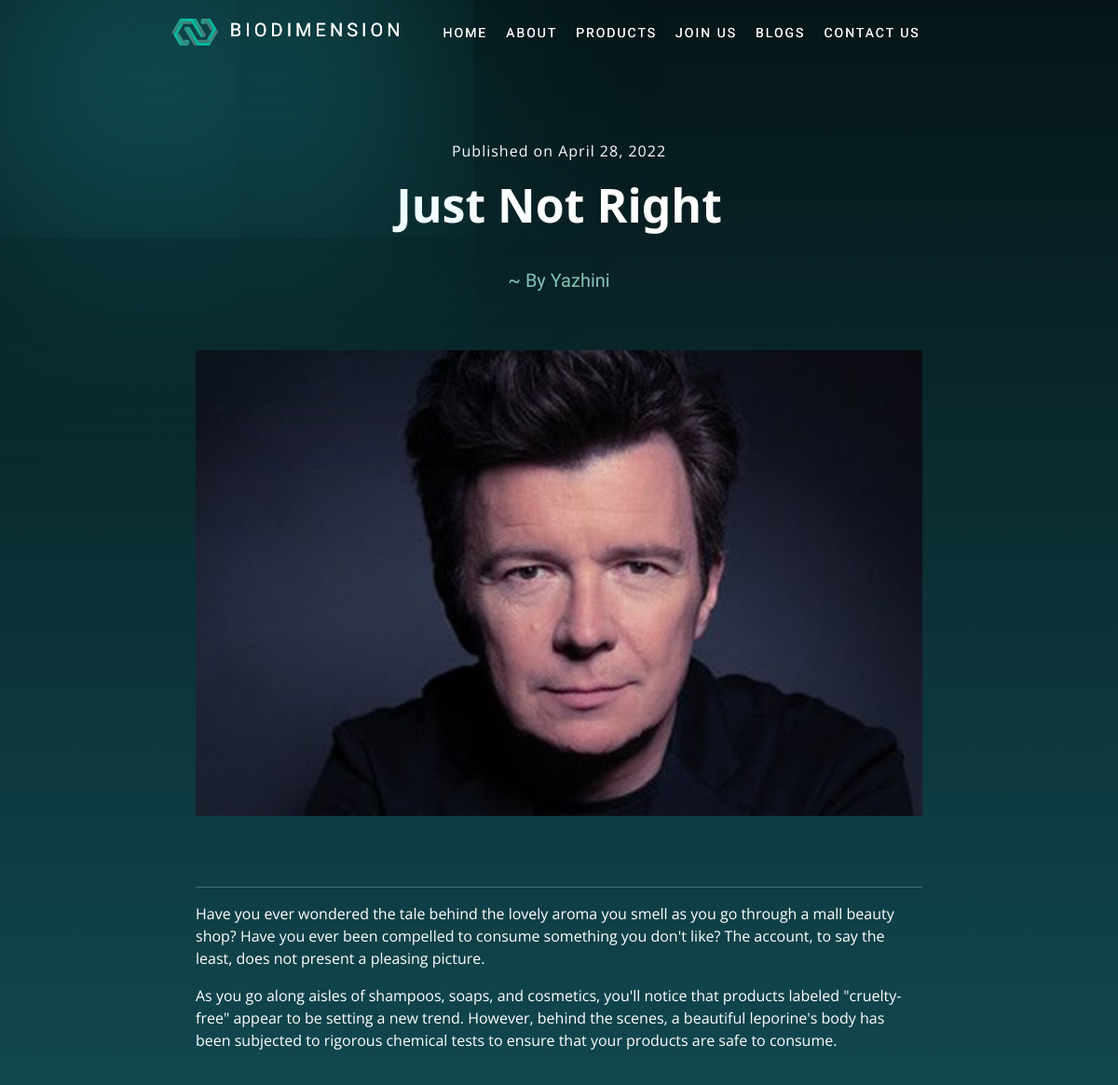
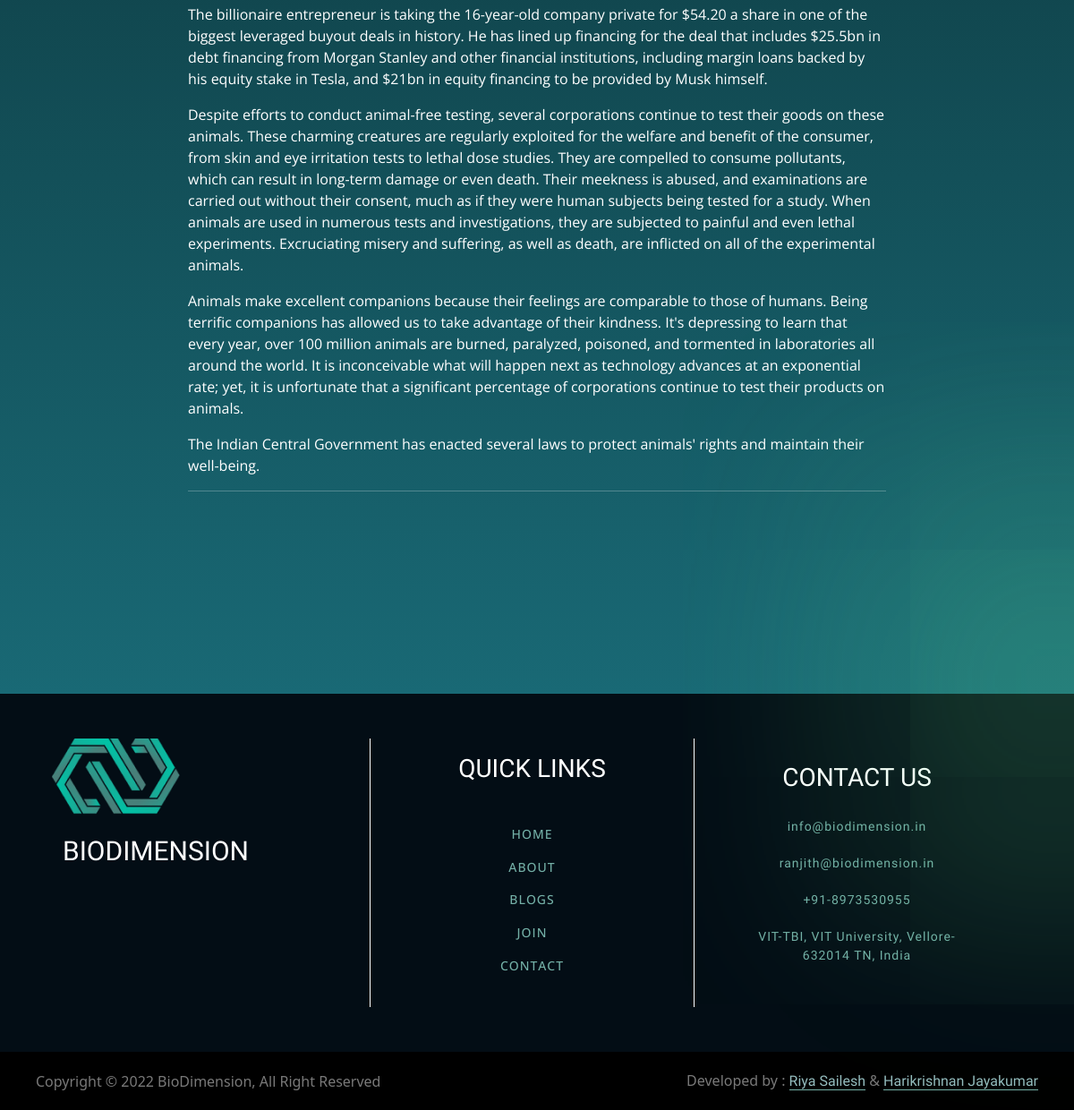
Page /blog/3 on the committed database (2 pictures, top to bottom).
### blogApp/models.py (models this page shows)
class Post(models.Model):
    post_id = models.AutoField(primary_key=True)
    title = models.CharField(max_length=200)
    tag = models.CharField(max_length=200, null=True)
    author = models.CharField(max_length=200, null=True)
    reading_time = models.DecimalField(
        max_digits=5, decimal_places=0, null=True)
    content = models.TextField()
    add_date = models.DateTimeField(auto_now_add=True, null=True)
    image = models.ImageField(upload_to='post/')
    def __str__(self):
        return self.title

### blogApp/views.py (the view)
# urls.py: path('blog/<slug:post_id>', views.post)
def post(request, post_id):
    post = Post.objects.get(post_id=post_id)
    data = {
        'post': post
    }
    print(post)
    return render(request, 'post.html', data)

### template/post.html (shortened to what this page needs)
{% extends 'base.html' %} {% load static %}
{%block content %} {% include 'nav.html' %}
<div class="post-container-main" style="margin-bottom: -24px">
  <p class="post-date">Published on {{post.add_date.date}}</p>
  <p class="post-heading">{{post.title}}</p>
  <p class="post-author">~ By {{post.author}}</p>
  <div class="post-img">
    <img
      style="width: 100%; height: 100%; object-fit: cover"
      src="/media/{{post.image}}"
    />
  </div>
  <div class="post-content">
    <hr />
    {{post.content | safe}}
    <hr />
  </div>
</div>
{%endblock%}

### bio/static/style.css (style rules this page uses)
* { margin: 0; padding: 0; box-sizing: border-box; scroll-behavior: smooth; user-select: none; }

### bio/static/posts.css (style rules this page uses)
.post-container-main { width: 100%; min-height: 100vh; background: linear-gradient(180deg, #051517 0%, #196975 100%); display: flex; flex-direction: column; align-items: center; justify-content: center; padding: 150px 0px; position: relative; }
.post-img { height: 500px; width: 65%; }
.post-content { margin: 60px 0px; color: white; width: 65%; font-size: 16px; font-family: "Open Sans", sans-serif; }
.post-date { letter-spacing: 1px; font-family: "Open Sans", sans-serif; color: white; font-size: 16px; }
.post-heading { line-height: 1.2; text-align: center; font-weight: 600; color: white; font-size: 50px; max-width: 550px; }
.post-author { margin: 20px 0px 60px; font-family: "Strait", sans-serif; font-size: 20px; font-weight: 500; color: #84c5b9; }

### rows in the picture
Post: add_date "April 28, 2022", title "Just Not Right", author "Yazhini", image (picture), content "Have you ever wondered the tale behind the lovely aroma you smell as you go through a mall beauty shop? Have you ever been compelled to consume something you don't like? The account, to say the least, does not present a pleasing picture. As you go along aisles of shampoos, soaps, and cosmetics, you'll notice that products labeled \"cruelty-free\" appear to be setting a new trend. However, behind the scenes, a beautiful leporine's body has been subjected to rigorous chemical tests to ensure that your products are safe to consume. The billionaire entrepreneur is taking the 16-year-old company private for $54.20 a share in one of the biggest leveraged buyout deals in history. He has lined up…"
